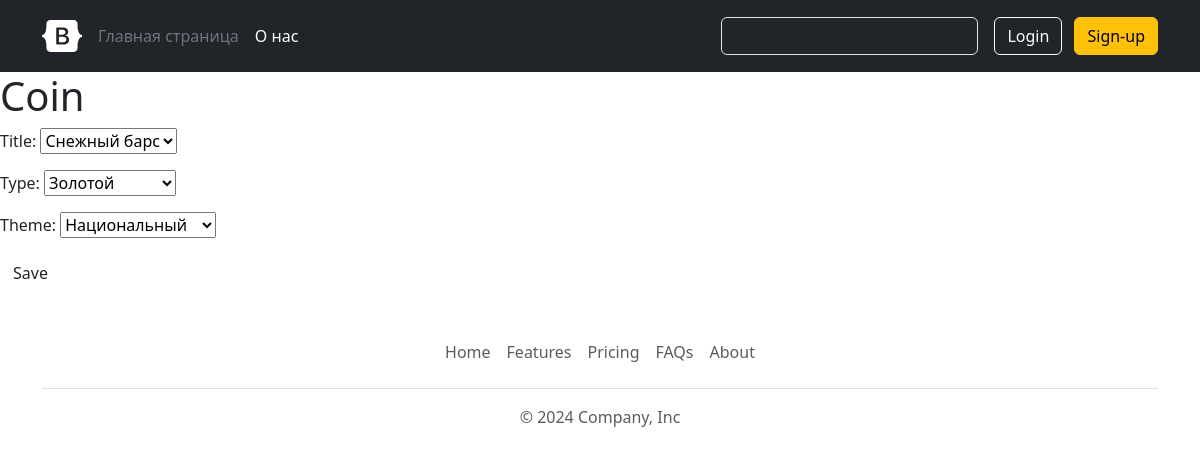
Screenshot of /coin/1/edit/ with the database file from the repository.
### app/models.py (models this page shows, shortened)
class Coin(models.Model):
    title = models.CharField(max_length=60)
    description = models.TextField()
    def __str__(self):
        return self.title

class Type(models.Model):
    title = models.CharField(max_length=30)
    proba = models.PositiveIntegerField()
    technology = models.CharField(max_length=50)
    def __str__(self):
        return self.title

class Theme(models.Model):
    title = models.CharField(max_length=30)
    def __str__(self):
        return self.title

class CoinObj(models.Model):
    nominal = models.PositiveSmallIntegerField()
    weight = models.FloatField()
    diameter = models.FloatField()
    created_at = models.DateTimeField(auto_now_add=True)
    updated_at = models.DateTimeField(auto_now=True)
    type = models.ForeignKey(Type, on_delete=models.CASCADE)
    theme = models.ForeignKey(Theme, on_delete=models.CASCADE)
    title = models.ForeignKey(Coin, on_delete=models.CASCADE)

### app/views.py (the view)
# urls.py: path('coin/<int:pk>/edit/', views.coin_edit, name='coin_edit'),
def coin_edit(request, pk):
    coin = get_object_or_404(CoinObj, pk=pk)
    if request.method == "POST":
        form = CoinForm(request.POST, instance=coin)
        if form.is_valid():
            coin = form.save(commit=False)
            coin.save()
            return redirect('coin_detail', pk=coin.pk)
    else:
        form = CoinForm(instance=coin)
    return render(request, 'app/coin_edit.html', {'form': form})

### app/forms.py
class CoinForm(forms.ModelForm):
    class Meta:
        model = CoinObj
        fields = ('title', 'type', 'theme')

### app/templates/app/coin_edit.html
{% extends 'app/base.html' %}
{% block content %}
    <h1>Coin</h1>
    <form method="POST">{% csrf_token %}
        {{ form.as_p }}
        <button type="submit" class="save btn btn-default">Save</button>
    </form>
{% endblock %}

### rows the page displays
Coin: title "Снежный барс"
CoinObj: type "Золотой", theme "Национальный"
